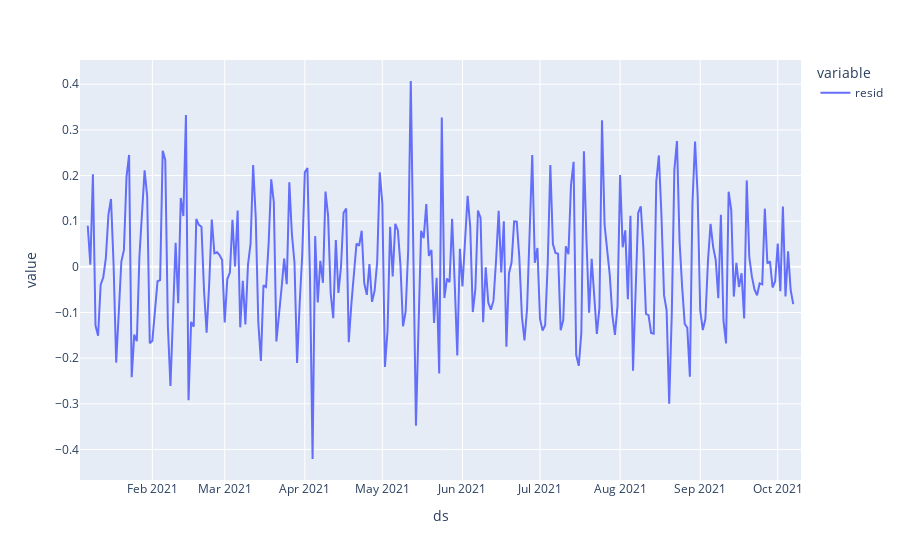

Here is the notebook cell this chart was saved with:
### Code cell
decomp_log = decomp = seasonal_decompose(ts.log_n_orders, model='additive')
decomp_log.resid.plot()

### Figure 1 — Plotly figure (JSON) as saved in the notebook; plotly's stock layout.template omitted (floating-point values rounded to 4 significant figures; data arrays with more than 128 entries replaced by an {"elided": "..."} marker saying what was removed)
{"data": [{"hovertemplate": "variable=resid<br>ds=%{x}<br>value=%{y}<extra></extra>", "legendgroup": "resid", "line": {"color": "#636efa", "dash": "solid"}, "mode": "lines", "name": "resid", "orientation": "v", "showlegend": true, "type": "scatter", "x": {"elided": "280 str values"}, "xaxis": "x", "y": {"elided": "280 float values"}, "yaxis": "y"}], "layout": {"legend": {"title": {"text": "variable"}, "tracegroupgap": 0}, "margin": {"t": 60}, "xaxis": {"anchor": "y", "domain": [0, 1], "title": {"text": "ds"}}, "yaxis": {"anchor": "x", "domain": [0, 1], "title": {"text": "value"}}}}
